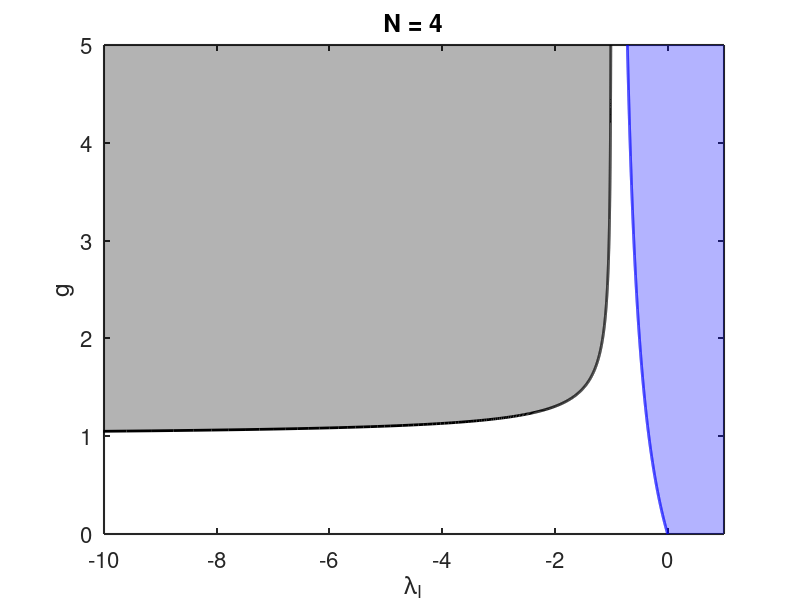
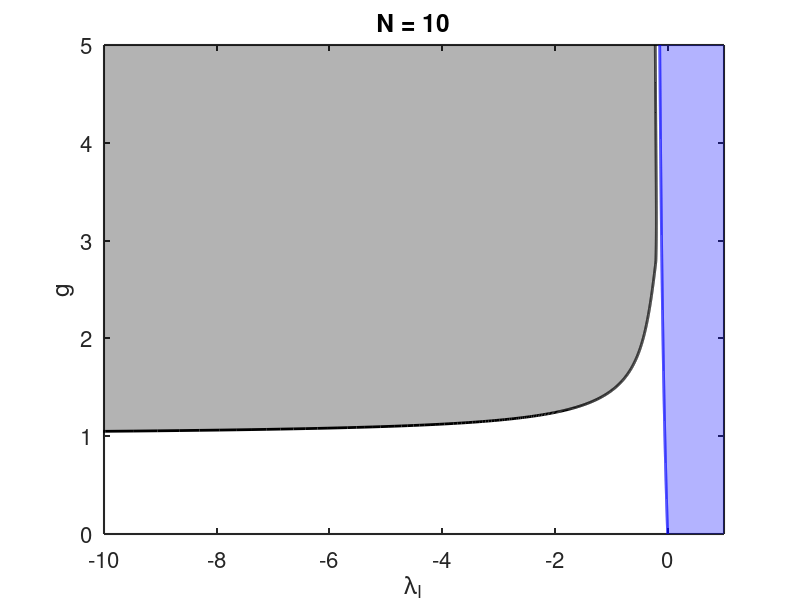

Source code (MATLAB) for these figures, in order:
% Script to visualize stability regions based on numerical results.
%
% This script loads precomputed stability results from a .mat file and creates
% two types of plots to visualize the stability criteria:
% 
% 1. **Stability Curves vs G Parameter**:
%    - Plots the curves for trivial_zero_stab and trivial_one_stab stability criteria
%      against the parameter `g` for a fixed number of elements.
%    - Highlights regions where the system is considered stable (above or below the curves).
%
% 2. **Stability Points vs Number of OSCILLATORS**:
%    - Plots discrete points for trivial_zero_stab and trivial_one_stab stability criteria
%      against the number of elements `N` for a fixed g parameter.
%    - Highlights regions where the system is considered stable (above or below the curves).
%
% The script also customizes the plots with axis labels, titles, legends, and visual enhancements
% such as shaded regions to indicate stability regions.
%
% Dependencies:
% - The script requires the 'results.mat' file with variables 'triv_0_list', 'triv_1_list',
%   'N_list', and 'g_list'.
%
% Outputs:
% - Two figures are generated:
%   1. A plot showing stability curves as a function of  `g`.
%   2. A scatter plot showing stability points as a function of number of elements `N`.



%% Initialise
clear; clc; close all;
addpath('../functions'); % Add the 'functions' directory to the search path

%% Load the data
% Load the results from the saved .mat file
load('results.mat', 'triv_0_list', 'triv_1_list', 'N_list', 'g_list');

%%
Nidx = 1; % Index for the number of elements
figure(); hold all;

% Plot the stability curves with axes switched
plot(triv_0_list(Nidx, :), g_list, 'k', 'linewidth', 2); % Trivial zero stability curve
plot(triv_1_list(Nidx, :), g_list, 'b', 'linewidth', 2); % Trivial one stability curve

% Identify valid data points
validIdx = ~isnan(triv_0_list(Nidx, :)); 

% Define the upper and lower boundaries for filling regions
one_max = 1;   % Upper limit for the region above triv_1 curve
zero_min = -10; % Lower limit for the region below triv_0 curve

% Fill the region to the right of triv_1 curve (now transposed)
region_above = fill([one_max * ones(size(triv_1_list(Nidx, :))), fliplr(triv_1_list(Nidx, :))], ...
    [g_list, fliplr(g_list)], 'b', 'FaceAlpha', 0.3, 'EdgeColor', 'none');

% Fill the region to the left of triv_0 curve (now transposed)
region_below = fill([triv_0_list(Nidx, validIdx), zero_min * ones(size(triv_0_list(Nidx, validIdx)))], ...
    [g_list(validIdx), fliplr(g_list(validIdx))], 'k', 'FaceAlpha', 0.3, 'EdgeColor', 'none');

% Set the x-axis limits (switched from y-axis in original)
xlim([zero_min, one_max]);

% Customize the plot
title(['N = ', num2str(N_list(Nidx))]); % Title with current number of elements
xlabel('\lambda_I'); % New X-axis label
ylabel('g'); % New Y-axis label
set(gca, 'FontSize', 16, 'LineWidth', 1.5); % Customize axis properties
box on; % Add a box around the plot
%legend([region_above, region_below], {'Stable sync', 'Stable zero'}, 'Location', 'Southeast'); % Add legend

box on;
exportgraphics(gcf, 'N4_trivsync_transposed.eps', 'Resolution', 300);


%%
Nidx = 2; % Index for the number of elements
figure(); hold all;

% Plot the stability curves with axes switched
plot(triv_0_list(Nidx, :), g_list, 'k', 'linewidth', 2); % Trivial zero stability curve
plot(triv_1_list(Nidx, :), g_list, 'b', 'linewidth', 2); % Trivial one stability curve

% Identify valid data points
validIdx = ~isnan(triv_0_list(Nidx, :)); 

% Define the upper and lower boundaries for filling regions
one_max = 1;   % Upper limit for the region above triv_1 curve
zero_min = -10; % Lower limit for the region below triv_0 curve

% Fill the region to the right of triv_1 curve (now transposed)
region_above = fill([one_max * ones(size(triv_1_list(Nidx, :))), fliplr(triv_1_list(Nidx, :))], ...
    [g_list, fliplr(g_list)], 'b', 'FaceAlpha', 0.3, 'EdgeColor', 'none');

% Fill the region to the left of triv_0 curve (now transposed)
region_below = fill([triv_0_list(Nidx, validIdx), zero_min * ones(size(triv_0_list(Nidx, validIdx)))], ...
    [g_list(validIdx), fliplr(g_list(validIdx))], 'k', 'FaceAlpha', 0.3, 'EdgeColor', 'none');

% Set the x-axis limits (switched from y-axis in original)
xlim([zero_min, one_max]);

% Customize the plot
title(['N = ', num2str(N_list(Nidx))]); % Title with current number of elements
xlabel('\lambda_I'); % New X-axis label
ylabel('g'); % New Y-axis label
set(gca, 'FontSize', 16, 'LineWidth', 1.5); % Customize axis properties
box on; % Add a box around the plot
%legend([region_above, region_below], {'Stable sync', 'Stable zero'}, 'Location', 'Southeast'); % Add legend

box on;
exportgraphics(gcf, 'N10_trivsync_transposed.eps', 'Resolution', 300);
